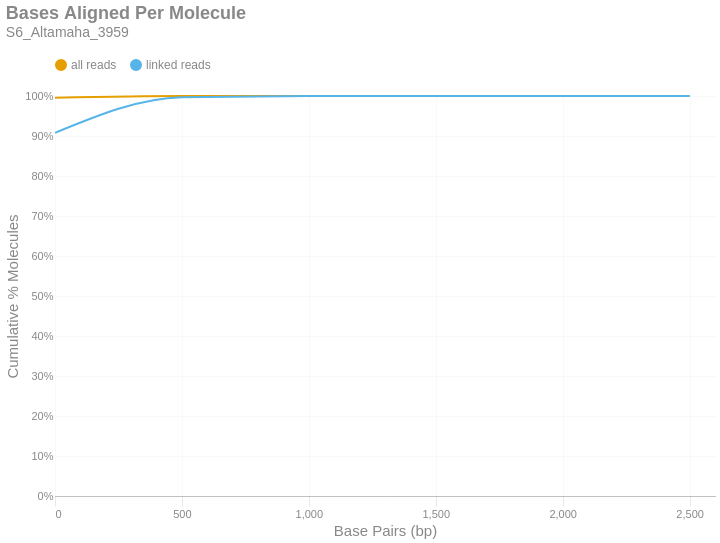

Notebook source saved alongside this figure:
### Markdown cell above
### Bases Aligned Per Molecule
This is a cumulative frequency distribution showing the number of base pairs aligned per unique molecule. These data are shown in 500 bp bins. There are two distributions: one with `all reads` (yellow) and another with only `linked reads` (blue). The percent of molecules in the `linked reads` distribution is relative to the total number of linked molecules.

### Code cell
if SKIPLR:
    print_html(f"Skipped")
else:
    binned_df = consolidated_hist(valids['aligned_bp'], mask, 500, True)
    with SafeRender(binned_df):
        (
            density_plot(binned_df, 'Bases Aligned Per Molecule', samplename, 'basesper')
            .encode(
                x=alt.X('bin:Q', title="Base Pairs (bp)").axis(tickMinStep=500).scale(padding=0),
                y=alt.Y('value:Q', title='Cumulative % Molecules')
                    .axis(format='%')
                    .scale(domain = [0,1])
                    .stack(False),
                color=alt.Color("key:N").scale(domain = ["all reads", "linked reads"]),
                tooltip = [
                    alt.Tooltip("key:N", title = "Data Type"),
                    alt.Tooltip("range_label:N", title="Bases Aligned Per Molecule"),
                    alt.Tooltip("value:Q", format = ".2%", title="% Molecules (Cum.)")
                ]
            )
        ).display()

### Figure 1 — Vega-Lite specification as saved in the notebook (floating-point values rounded to 4 significant figures)
{"width": "container", "height": 400, "config": {"title": {"anchor": "start", "dy": -15, "fontSize": 18, "color": "#888888", "subtitleColor": "#888888", "subtitleFontSize": 14}, "arc": {"fill": "#0072B2"}, "axis": {"domainColor": "#888888", "domainWidth": 0.5, "gridWidth": 0.2, "grid": false, "titleFontWeight": 400, "titleFontSize": 15, "labelFontSize": 11, "labelColor": "#888888", "tickColor": "#888888", "tickWidth": 0.2, "titleColor": "#888888"}, "axisBand": {"grid": false}, "axisX": {"grid": true, "tickSize": 10, "domainCap": "round"}, "axisY": {"domain": false, "grid": true, "tickSize": 0, "domainCap": "round"}, "background": "transparent", "header": {"labelFontSize": 15, "labelColor": "#888888", "titleFontSize": 15, "titleFontWeight": 600, "titleColor": "#888888"}, "legend": {"labelFont": "sans-serif", "labelFontSize": 12, "labelColor": "#888888", "symbolSize": 100, "symbolType": "circle", "titleFontSize": 12, "titlePadding": 10, "titleColor": "#888888", "title": null, "orient": "top"}, "range": {"category": ["#E69F00", "#56B4E9", "#009E73", "#F0E442", "#0072B2", "#D55E00", "#CC79A7", "#000000"], "diverging": ["#cfe8f3", "#a2d4ec", "#73bfe2", "#46abdb", "#1696d2", "#12719e"]}, "area": {"fill": "#0072B2", "fillOpacity": 0.7, "line": true, "strokeOpacity": 0.7}, "line": {"color": "#0072B2", "stroke": "#0072B2", "strokeWidth": 2}, "trail": {"color": "#0072B2", "stroke": "#0072B2", "strokeWidth": 0, "size": 1}, "point": {"filled": true, "fillOpacity": 1.0, "size": 95}, "text": {"color": "#888888", "fontSize": 11, "align": "right", "fontWeight": 400, "size": 11}, "bar": {"fill": "#0072B2", "stroke": null}, "view": {"stroke": null, "continuousWidth": 660, "continuousHeight": 400}}, "data": {"name": "data-d588996715eecfdc0c26394aff9053ab"}, "mark": {"type": "line", "interpolate": "monotone", "point": {"opacity": 0, "size": 275}}, "encoding": {"color": {"field": "key", "scale": {"domain": ["all reads", "linked reads"]}, "type": "nominal"}, "tooltip": [{"field": "key", "title": "Data Type", "type": "nominal"}, {"field": "range_label", "title": "Bases Aligned Per Molecule", "type": "nominal"}, {"field": "value", "format": ".2%", "title": "% Molecules (Cum.)", "type": "quantitative"}], "x": {"axis": {"tickMinStep": 500}, "field": "bin", "scale": {"padding": 0}, "title": "Base Pairs (bp)", "type": "quantitative"}, "y": {"axis": {"format": "%"}, "field": "value", "scale": {"domain": [0, 1]}, "stack": false, "title": "Cumulative % Molecules", "type": "quantitative"}}, "params": [{"name": "param_c36ac31b6afebe62", "select": {"type": "point", "fields": ["key"]}, "bind": "legend"}], "title": {"text": "Bases Aligned Per Molecule", "subtitle": "S6_Altamaha_3959"}, "transform": [{"fold": ["all reads (cumsum)", "linked reads (cumsum)"]}, {"calculate": "replace(datum.key, ' (cumsum)', '')", "as": "key"}, {"filter": {"param": "param_c36ac31b6afebe62"}}], "usermeta": {"embedOptions": {"downloadFileName": "S6_Altamaha_3959.basesper"}}, "$schema": "https://vega.github.io/schema/vega-lite/v6.1.0.json", "datasets": {"data-d588996715eecfdc0c26394aff9053ab": [{"bin": "0.0", "interval": "0.0-500.0", "all reads": 0.9957, "linked reads": 0.9078, "all reads (cumsum)": 0.9957, "linked reads (cumsum)": 0.9078, "range_label": "0-499"}, {"bin": "500.0", "interval": "500.0-1000.0", "all reads": 0.004167, "linked reads": 0.08909, "all reads (cumsum)": 0.9998, "linked reads (cumsum)": 0.9969, "range_label": "500-999"}, {"bin": "1000.0", "interval": "1000.0-1500.0", "all reads": 0.0001634, "linked reads": 0.002939, "all reads (cumsum)": 1.0, "linked reads (cumsum)": 0.9998, "range_label": "1000-1499"}, {"bin": "1500.0", "interval": "1500.0-2000.0", "all reads": 8.294e-06, "linked reads": 0.0001225, "all reads (cumsum)": 1.0, "linked reads (cumsum)": 1.0, "range_label": "1500-1999"}, {"bin": "2000.0", "interval": "2000.0-2500.0", "all reads": 2.439e-06, "linked reads": 2.227e-05, "all reads (cumsum)": 1.0, "linked reads (cumsum)": 1.0, "range_label": "2000-2499"}, {"bin": "2500.0", "interval": "2500.0-3000.0", "all reads": 4.879e-07, "linked reads": 1.113e-05, "all reads (cumsum)": 1.0, "linked reads (cumsum)": 1.0, "range_label": "2500-2999"}]}}
